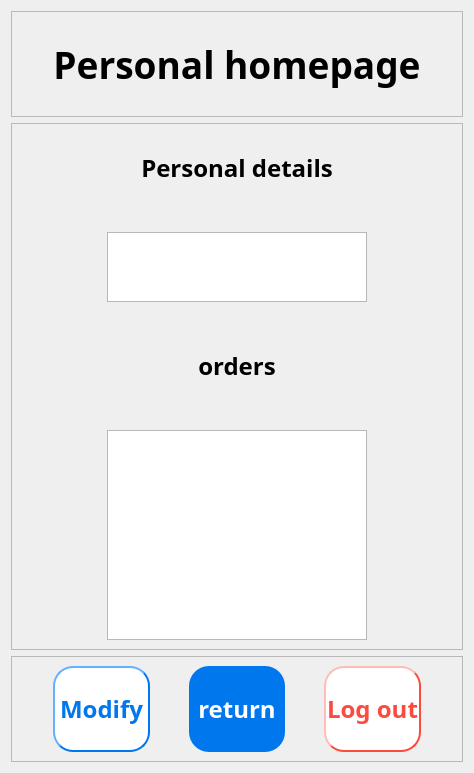
           <widget class="QWidget" name="personal_homepage">
            <layout class="QVBoxLayout" name="verticalLayout_20">
             <item>
              <layout class="QVBoxLayout" name="verticalLayout_19" stretch="1,5,1">
               <item>
                <widget class="QFrame" name="frame_32">
                 <property name="frameShape">
                  <enum>QFrame::StyledPanel</enum>
                 </property>
                 <property name="frameShadow">
                  <enum>QFrame::Raised</enum>
                 </property>
                 <layout class="QGridLayout" name="gridLayout_64">
                  <item row="0" column="0">
                   <layout class="QGridLayout" name="gridLayout_63">
                    <item row="0" column="0">
                     <widget class="QLabel" name="label_32">
                      <property name="font">
                       <font>
                        <family>Bahnschrift SemiBold</family>
                        <pointsize>28</pointsize>
                        <weight>75</weight>
                        <bold>true</bold>
                       </font>
                      </property>
                      <property name="text">
                       <string>Personal homepage</string>
                      </property>
                      <property name="alignment">
                       <set>Qt::AlignCenter</set>
                      </property>
                     </widget>
                    </item>
                   </layout>
                  </item>
                 </layout>
                </widget>
               </item>
               <item>
                <widget class="QFrame" name="frame_31">
                 <property name="frameShape">
                  <enum>QFrame::StyledPanel</enum>
                 </property>
                 <property name="frameShadow">
                  <enum>QFrame::Raised</enum>
                 </property>
                 <layout class="QGridLayout" name="gridLayout_66">
                  <item row="0" column="0">
                   <layout class="QGridLayout" name="gridLayout_65" rowstretch="3,1,3,1,3,1,9" columnstretch="1,3,1">
                    <item row="6" column="1">
                     <widget class="QTableWidget" name="tableWidget"/>
                    </item>
                    <item row="2" column="0">
                     <spacer name="horizontalSpacer_39">
                      <property name="orientation">
                       <enum>Qt::Horizontal</enum>
                      </property>
                      <property name="sizeHint" stdset="0">
                       <size>
                        <width>40</width>
                        <height>20</height>
                       </size>
                      </property>
                     </spacer>
                    </item>
                    <item row="5" column="1">
                     <spacer name="verticalSpacer_24">
                      <property name="orientation">
                       <enum>Qt::Vertical</enum>
                      </property>
                      <property name="sizeHint" stdset="0">
                       <size>
                        <width>20</width>
                        <height>40</height>
                       </size>
                      </property>
                     </spacer>
                    </item>
                    <item row="2" column="1">
                     <widget class="QTextBrowser" name="orders">
                      <property name="font">
                       <font>
                        <family>Bahnschrift SemiBold</family>
                        <pointsize>18</pointsize>
                        <weight>75</weight>
                        <bold>true</bold>
                       </font>
                      </property>
                     </widget>
                    </item>
                    <item row="0" column="1">
                     <widget class="QLabel" name="label_33">
                      <property name="font">
                       <font>
                        <family>Bahnschrift SemiBold</family>
                        <pointsize>18</pointsize>
                        <weight>75</weight>
                        <bold>true</bold>
                       </font>
                      </property>
                      <property name="text">
                       <string>Personal details</string>
                      </property>
                      <property name="alignment">
                       <set>Qt::AlignCenter</set>
                      </property>
                     </widget>
                    </item>
                    <item row="4" column="1">
                     <widget class="QLabel" name="label_34">
                      <property name="font">
                       <font>
                        <family>Bahnschrift SemiBold</family>
                        <pointsize>18</pointsize>
                        <weight>75</weight>
                        <bold>true</bold>
                       </font>
                      </property>
                      <property name="text">
                       <string>orders</string>
                      </property>
                      <property name="alignment">
                       <set>Qt::AlignCenter</set>
                      </property>
                     </widget>
                    </item>
                    <item row="3" column="1">
                     <spacer name="verticalSpacer_23">
                      <property name="orientation">
                       <enum>Qt::Vertical</enum>
                      </property>
                      <property name="sizeHint" stdset="0">
                       <size>
                        <width>20</width>
                        <height>40</height>
                       </size>
                      </property>
                     </spacer>
                    </item>
                    <item row="2" column="2">
                     <spacer name="horizontalSpacer_40">
                      <property name="orientation">
                       <enum>Qt::Horizontal</enum>
                      </property>
                      <property name="sizeHint" stdset="0">
                       <size>
                        <width>40</width>
                        <height>20</height>
                       </size>
                      </property>
                     </spacer>
                    </item>
                    <item row="1" column="1">
                     <spacer name="verticalSpacer_25">
                      <property name="orientation">
                       <enum>Qt::Vertical</enum>
                      </property>
                      <property name="sizeHint" stdset="0">
                       <size>
                        <width>20</width>
                        <height>40</height>
                       </size>
                      </property>
                     </spacer>
                    </item>
                   </layout>
                  </item>
                 </layout>
                </widget>
               </item>
               <item>
                <widget class="QFrame" name="frame_30">
                 <property name="frameShape">
                  <enum>QFrame::StyledPanel</enum>
                 </property>
                 <property name="frameShadow">
                  <enum>QFrame::Raised</enum>
                 </property>
                 <layout class="QGridLayout" name="gridLayout_68">
                  <item row="0" column="0">
                   <layout class="QGridLayout" name="gridLayout_67" columnstretch="1,3,1,3,1,3,1">
                    <item row="0" column="1">
                     <widget class="QPushButton" name="if_and_to_modify">
                      <property name="sizePolicy">
                       <sizepolicy hsizetype="Minimum" vsizetype="Expanding">
                        <horstretch>0</horstretch>
                        <verstretch>0</verstretch>
                       </sizepolicy>
                      </property>
                      <property name="font">
                       <font>
                        <family>Bahnschrift SemiBold</family>
                        <pointsize>18</pointsize>
                        <weight>75</weight>
                        <bold>true</bold>
                       </font>
                      </property>
                      <property name="styleSheet">
                       <string notr="true">QPushButton{background-color: rgb(255,255,255); border-radius:20px; color:rgb(0, 119, 237);border-width:2px;border-color:rgb(0, 119, 237);border-style:outset;}</string>
                      </property>
                      <property name="text">
                       <string>Modify</string>
                      </property>
                     </widget>
                    </item>
                    <item row="0" column="2">
                     <spacer name="horizontalSpacer_42">
                      <property name="orientation">
                       <enum>Qt::Horizontal</enum>
                      </property>
                      <property name="sizeHint" stdset="0">
                       <size>
                        <width>40</width>
                        <height>20</height>
                       </size>
                      </property>
                     </spacer>
                    </item>
                    <item row="0" column="0">
                     <spacer name="horizontalSpacer_41">
                      <property name="orientation">
                       <enum>Qt::Horizontal</enum>
                      </property>
                      <property name="sizeHint" stdset="0">
                       <size>
                        <width>40</width>
                        <height>20</height>
                       </size>
                      </property>
                     </spacer>
                    </item>
                    <item row="0" column="3">
                     <widget class="QPushButton" name="to_book_info_page_3">
                      <property name="sizePolicy">
                       <sizepolicy hsizetype="Minimum" vsizetype="Expanding">
                        <horstretch>0</horstretch>
                        <verstretch>0</verstretch>
                       </sizepolicy>
                      </property>
                      <property name="font">
                       <font>
                        <family>Bahnschrift SemiBold</family>
                        <pointsize>18</pointsize>
                        <weight>75</weight>
                        <bold>true</bold>
                       </font>
                      </property>
                      <property name="styleSheet">
                       <string notr="true">QPushButton{background-color: rgb(0, 119, 237); border-radius:20px; color:rgb(255,255,255);}</string>
                      </property>
                      <property name="text">
                       <string>return</string>
                      </property>
                     </widget>
                    </item>
                    <item row="0" column="5">
                     <widget class="QPushButton" name="to_sign_in_page_3">
                      <property name="sizePolicy">
                       <sizepolicy hsizetype="Minimum" vsizetype="Expanding">
                        <horstretch>0</horstretch>
                        <verstretch>0</verstretch>
                       </sizepolicy>
                      </property>
                      <property name="font">
                       <font>
                        <family>Bahnschrift SemiBold</family>
                        <pointsize>18</pointsize>
                        <weight>75</weight>
                        <bold>true</bold>
                       </font>
                      </property>
                      <property name="styleSheet">
                       <string notr="true">QPushButton{background-color: rgb(255,255,255); border-radius:20px; color:rgb(251, 74, 62);border-width:2px;border-color:rgb(251, 74, 62);border-style:outset;}</string>
                      </property>
                      <property name="text">
                       <string>Log out</string>
                      </property>
                     </widget>
                    </item>
                    <item row="0" column="4">
                     <spacer name="horizontalSpacer_43">
                      <property name="orientation">
                       <enum>Qt::Horizontal</enum>
                      </property>
                      <property name="sizeHint" stdset="0">
                       <size>
                        <width>40</width>
                        <height>20</height>
                       </size>
                      </property>
                     </spacer>
                    </item>
                    <item row="0" column="6">
                     <spacer name="horizontalSpacer_44">
                      <property name="orientation">
                       <enum>Qt::Horizontal</enum>
                      </property>
                      <property name="sizeHint" stdset="0">
                       <size>
                        <width>40</width>
                        <height>20</height>
                       </size>
                      </property>
                     </spacer>
                    </item>
                   </layout>
                  </item>
                 </layout>
                </widget>
               </item>
              </layout>
             </item>
            </layout>
           </widget>
